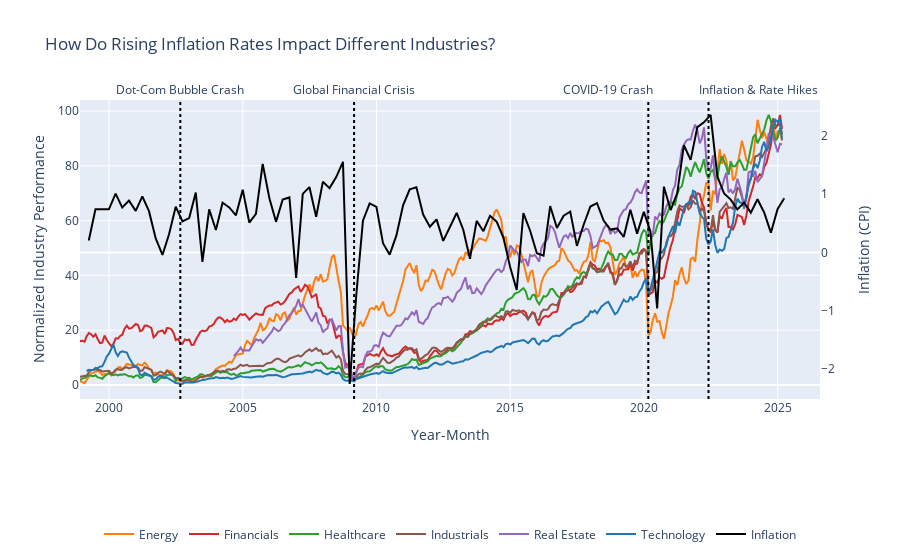

Notebook source saved alongside this figure:
### Code cell
# 4 How does inflation affect different sectors? Are certain industries inflation-proof?

quarterly_cpi = sub_df2.groupby("End_Quarter").agg({
    "Inflation (CPI)": "mean",
    "Adj Close Normalized 0 - 100": "mean"
}).reset_index()

# Calculate quarterly inflation rate (%) based on CPI
quarterly_cpi["Inflation Rate (%)"] = quarterly_cpi["Inflation (CPI)"].pct_change() * 100



pivot_table4 = sub_df2.pivot_table(
    index = "Month_Year",
    columns = "Industry",
    values = "Adj Close Normalized 0 - 100",
    aggfunc = "mean"
)


fig = go.Figure()

add_macroeconomic_annotations(fig, row=1, col=1)

# 🎨 Add industry performance lines (left y-axis)
for industry in pivot_table4.columns:
    fig.add_trace(go.Scatter(
        x=pivot_table4.index,
        y=pivot_table4[industry],
        mode="lines",
        name=industry,
        yaxis="y1",
        line=dict(color=industry_colors.get(industry, "#999"))
    ))

fig.add_trace(go.Scatter(
    x=quarterly_cpi['End_Quarter'],
    y=quarterly_cpi["Inflation Rate (%)"],
    mode="lines",
    name="Inflation",
    yaxis="y2",
    line=dict(color="black", dash="solid")
))
# 📊 Format layout with legend and title adjustments
fig.update_layout(
    title="How Do Rising Inflation Rates Impact Different Industries?",
    xaxis=dict(title="Year-Month"),
    
    # Left Y-axis: Normalized Industry Performance
    yaxis=dict(
        title="Normalized Industry Performance", 
        side="left",
        title_standoff=10  # Moves y-axis title slightly for better spacing
    ),

    # Right Y-axis: Federal Funds Rate
    yaxis2=dict(
        title="Inflation (CPI)", 
        overlaying="y", 
        side="right",
        showgrid=False,
        title_standoff=25  # Moves title further away from the legend
    ),
    
    # Move legend below the chart to reduce overlap
    legend=dict(
        yanchor="bottom", 
        y=-0.5,  # Moves legend below the x-axis
        xanchor="center", 
        x=.5,
        orientation="h"  # Horizontal legend for better spacing
    ),

    # template="plotly_white"
)

fig.show()

### Figure 1 — Plotly figure (JSON) as saved in the notebook; plotly's stock layout.template omitted (floating-point values rounded to 4 significant figures; data arrays with more than 128 entries replaced by an {"elided": "..."} marker saying what was removed)
{"data": [{"line": {"color": "#ff7f0e"}, "mode": "lines", "name": "Energy", "type": "scatter", "x": {"elided": "316 str values"}, "y": {"elided": "316 float values"}, "yaxis": "y"}, {"line": {"color": "#d62728"}, "mode": "lines", "name": "Financials", "type": "scatter", "x": {"elided": "316 str values"}, "y": {"elided": "316 float values"}, "yaxis": "y"}, {"line": {"color": "#2ca02c"}, "mode": "lines", "name": "Healthcare", "type": "scatter", "x": {"elided": "316 str values"}, "y": {"elided": "316 float values"}, "yaxis": "y"}, {"line": {"color": "#8c564b"}, "mode": "lines", "name": "Industrials", "type": "scatter", "x": {"elided": "316 str values"}, "y": {"elided": "316 float values"}, "yaxis": "y"}, {"line": {"color": "#9467bd"}, "mode": "lines", "name": "Real Estate", "type": "scatter", "x": {"elided": "316 str values"}, "y": {"elided": "316 float values"}, "yaxis": "y"}, {"line": {"color": "#1f77b4"}, "mode": "lines", "name": "Technology", "type": "scatter", "x": {"elided": "316 str values"}, "y": {"elided": "316 float values"}, "yaxis": "y"}, {"line": {"color": "black", "dash": "solid"}, "mode": "lines", "name": "Inflation", "type": "scatter", "x": ["1998-12-31T00:00:00", "1999-03-31T00:00:00", "1999-06-30T00:00:00", "1999-09-30T00:00:00", "1999-12-31T00:00:00", "2000-03-31T00:00:00", "2000-06-30T00:00:00", "2000-09-30T00:00:00", "2000-12-31T00:00:00", "2001-03-31T00:00:00", "2001-06-30T00:00:00", "2001-09-30T00:00:00", "2001-12-31T00:00:00", "2002-03-31T00:00:00", "2002-06-30T00:00:00", "2002-09-30T00:00:00", "2002-12-31T00:00:00", "2003-03-31T00:00:00", "2003-06-30T00:00:00", "2003-09-30T00:00:00", "2003-12-31T00:00:00", "2004-03-31T00:00:00", "2004-06-30T00:00:00", "2004-09-30T00:00:00", "2004-12-31T00:00:00", "2005-03-31T00:00:00", "2005-06-30T00:00:00", "2005-09-30T00:00:00", "2005-12-31T00:00:00", "2006-03-31T00:00:00", "2006-06-30T00:00:00", "2006-09-30T00:00:00", "2006-12-31T00:00:00", "2007-03-31T00:00:00", "2007-06-30T00:00:00", "2007-09-30T00:00:00", "2007-12-31T00:00:00", "2008-03-31T00:00:00", "2008-06-30T00:00:00", "2008-09-30T00:00:00", "2008-12-31T00:00:00", "2009-03-31T00:00:00", "2009-06-30T00:00:00", "2009-09-30T00:00:00", "2009-12-31T00:00:00", "2010-03-31T00:00:00", "2010-06-30T00:00:00", "2010-09-30T00:00:00", "2010-12-31T00:00:00", "2011-03-31T00:00:00", "2011-06-30T00:00:00", "2011-09-30T00:00:00", "2011-12-31T00:00:00", "2012-03-31T00:00:00", "2012-06-30T00:00:00", "2012-09-30T00:00:00", "2012-12-31T00:00:00", "2013-03-31T00:00:00", "2013-06-30T00:00:00", "2013-09-30T00:00:00", "2013-12-31T00:00:00", "2014-03-31T00:00:00", "2014-06-30T00:00:00", "2014-09-30T00:00:00", "2014-12-31T00:00:00", "2015-03-31T00:00:00", "2015-06-30T00:00:00", "2015-09-30T00:00:00", "2015-12-31T00:00:00", "2016-03-31T00:00:00", "2016-06-30T00:00:00", "2016-09-30T00:00:00", "2016-12-31T00:00:00", "2017-03-31T00:00:00", "2017-06-30T00:00:00", "2017-09-30T00:00:00", "2017-12-31T00:00:00", "2018-03-31T00:00:00", "2018-06-30T00:00:00", "2018-09-30T00:00:00", "2018-12-31T00:00:00", "2019-03-31T00:00:00", "2019-06-30T00:00:00", "2019-09-30T00:00:00", "2019-12-31T00:00:00", "2020-03-31T00:00:00", "2020-06-30T00:00:00", "2020-09-30T00:00:00", "2020-12-31T00:00:00", "2021-03-31T00:00:00", "2021-06-30T00:00:00", "2021-09-30T00:00:00", "2021-12-31T00:00:00", "2022-03-31T00:00:00", "2022-06-30T00:00:00", "2022-09-30T00:00:00", "2022-12-31T00:00:00", "2023-03-31T00:00:00", "2023-06-30T00:00:00", "2023-09-30T00:00:00", "2023-12-31T00:00:00", "2024-03-31T00:00:00", "2024-06-30T00:00:00", "2024-09-30T00:00:00", "2024-12-31T00:00:00", "2025-03-31T00:00:00"], "y": [null, 0.2077, 0.7437, 0.7422, 0.742, 1.012, 0.7734, 0.8906, 0.7148, 0.963, 0.7093, 0.2429, -0.04127, 0.3138, 0.7867, 0.5346, 0.5924, 1.029, -0.1594, 0.7403, 0.3872, 0.8553, 0.7748, 0.6381, 1.076, 0.5149, 0.6638, 1.52, 0.9269, 0.527, 0.9097, 0.9455, -0.4343, 1.006, 1.123, 0.6129, 1.214, 1.105, 1.294, 1.555, -2.254, -0.7265, 0.5457, 0.8426, 0.7845, 0.1608, -0.0353, 0.2937, 0.8153, 1.085, 1.119, 0.6525, 0.4435, 0.57, 0.201, 0.4396, 0.6812, 0.3919, -0.1059, 0.543, 0.3669, 0.63, 0.53, 0.256, -0.2469, -0.6403, 0.6776, 0.3745, -0.01111, -0.05408, 0.7982, 0.4228, 0.6323, 0.7037, 0.114, 0.4774, 0.7899, 0.8475, 0.5479, 0.3946, 0.4138, 0.2678, 0.7344, 0.3252, 0.6977, 0.3593, -0.9583, 1.13, 0.7288, 1.021, 1.84, 1.589, 2.15, 2.233, 2.359, 1.305, 1.013, 0.9081, 0.741, 0.8588, 0.6843, 0.9132, 0.6879, 0.341, 0.7473, 0.9315], "yaxis": "y2"}], "layout": {"annotations": [{"font": {"size": 12}, "showarrow": false, "text": "Dot-Com Bubble Crash", "x": "2002-09-01", "xref": "x", "xshift": 0, "y": 1, "yanchor": "bottom", "yref": "paper"}, {"font": {"size": 12}, "showarrow": false, "text": "Global Financial Crisis", "x": "2009-03-01", "xref": "x", "xshift": 0, "y": 1, "yanchor": "bottom", "yref": "paper"}, {"font": {"size": 12}, "showarrow": false, "text": "COVID-19 Crash", "x": "2020-03-01", "xref": "x", "xshift": -40, "y": 1, "yanchor": "bottom", "yref": "paper"}, {"font": {"size": 12}, "showarrow": false, "text": "Inflation & Rate Hikes", "x": "2022-06-01", "xref": "x", "xshift": 50, "y": 1, "yanchor": "bottom", "yref": "paper"}], "legend": {"orientation": "h", "x": 0.5, "xanchor": "center", "y": -0.5, "yanchor": "bottom"}, "shapes": [{"line": {"color": "black", "dash": "dot"}, "type": "line", "x0": "2002-09-01", "x1": "2002-09-01", "xref": "x", "y0": 0, "y1": 1, "yref": "y domain"}, {"line": {"color": "black", "dash": "dot"}, "type": "line", "x0": "2009-03-01", "x1": "2009-03-01", "xref": "x", "y0": 0, "y1": 1, "yref": "y domain"}, {"line": {"color": "black", "dash": "dot"}, "type": "line", "x0": "2020-03-01", "x1": "2020-03-01", "xref": "x", "y0": 0, "y1": 1, "yref": "y domain"}, {"line": {"color": "black", "dash": "dot"}, "type": "line", "x0": "2022-06-01", "x1": "2022-06-01", "xref": "x", "y0": 0, "y1": 1, "yref": "y domain"}], "title": {"text": "How Do Rising Inflation Rates Impact Different Industries?"}, "xaxis": {"title": {"text": "Year-Month"}}, "yaxis": {"side": "left", "title": {"standoff": 10, "text": "Normalized Industry Performance"}}, "yaxis2": {"overlaying": "y", "showgrid": false, "side": "right", "title": {"standoff": 25, "text": "Inflation (CPI)"}}}}
